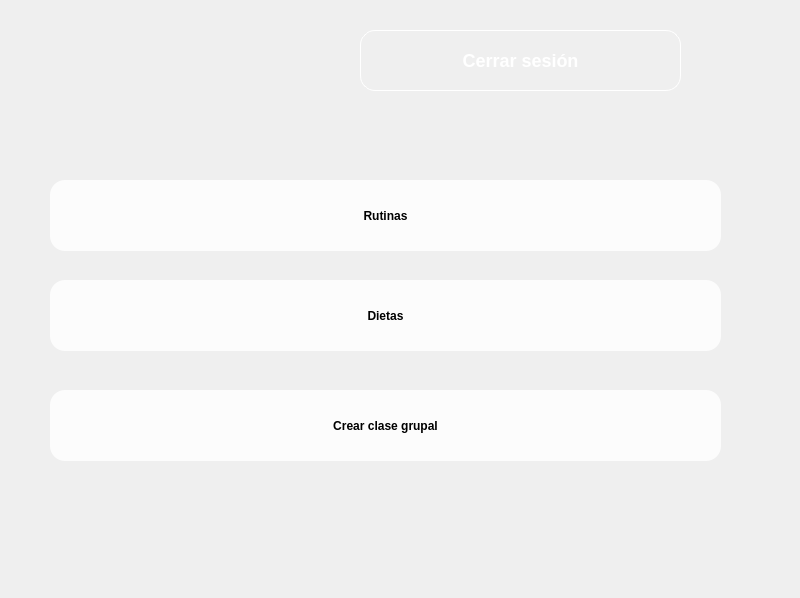
<?xml version="1.0" encoding="UTF-8"?>
<ui version="4.0">
 <class>MainWindow</class>
 <widget class="QMainWindow" name="MainWindow">
  <property name="geometry">
   <rect>
    <x>0</x>
    <y>0</y>
    <width>800</width>
    <height>598</height>
   </rect>
  </property>
  <property name="windowTitle">
   <string>MainWindow</string>
  </property>
  <widget class="QWidget" name="centralwidget">
   <widget class="QLabel" name="label">
    <property name="geometry">
     <rect>
      <x>-10</x>
      <y>0</y>
      <width>911</width>
      <height>601</height>
     </rect>
    </property>
    <property name="styleSheet">
     <string notr="true">border-image: url(:/src/vista/imagenes/logo.png);</string>
    </property>
    <property name="text">
     <string/>
    </property>
    <property name="pixmap">
     <pixmap>:/imagenes/logo.png</pixmap>
    </property>
    <property name="scaledContents">
     <bool>true</bool>
    </property>
   </widget>
   <widget class="QPushButton" name="pushButtonCerrar">
    <property name="geometry">
     <rect>
      <x>360</x>
      <y>30</y>
      <width>321</width>
      <height>61</height>
     </rect>
    </property>
    <property name="styleSheet">
     <string notr="true">
color: white;
border-radius: 15px;
border: 1px solid white;
font-size: 18px;
font-weight: bold;
</string>
    </property>
    <property name="text">
     <string>Cerrar sesión</string>
    </property>
   </widget>
   <widget class="QPushButton" name="pushButtonRutina">
    <property name="geometry">
     <rect>
      <x>50</x>
      <y>180</y>
      <width>671</width>
      <height>71</height>
     </rect>
    </property>
    <property name="styleSheet">
     <string notr="true">background-color: rgba(255, 255, 255, 210);
text-decoration: underline;
font: 8pt &quot;MS Shell Dlg 2&quot;;
font: 12pt &quot;MS Shell Dlg 2&quot;;
border: none;
border-radius: 15px; 
color: black;
font-weight: bold;
text-decoration: none;
</string>
    </property>
    <property name="text">
     <string>Rutinas</string>
    </property>
   </widget>
   <widget class="QPushButton" name="pushButtonDieta">
    <property name="geometry">
     <rect>
      <x>50</x>
      <y>280</y>
      <width>671</width>
      <height>71</height>
     </rect>
    </property>
    <property name="styleSheet">
     <string notr="true">background-color: rgba(255, 255, 255, 210);
text-decoration: underline;
font: 8pt &quot;MS Shell Dlg 2&quot;;
font: 12pt &quot;MS Shell Dlg 2&quot;;
border: none;
border-radius: 15px; 
color: black;
font-weight: bold;
text-decoration: none;
</string>
    </property>
    <property name="text">
     <string>Dietas</string>
    </property>
   </widget>
   <widget class="QPushButton" name="pushButtonClase">
    <property name="geometry">
     <rect>
      <x>50</x>
      <y>390</y>
      <width>671</width>
      <height>71</height>
     </rect>
    </property>
    <property name="styleSheet">
     <string notr="true">background-color: rgba(255, 255, 255, 210);
text-decoration: underline;
font: 8pt &quot;MS Shell Dlg 2&quot;;
font: 12pt &quot;MS Shell Dlg 2&quot;;
border: none;
border-radius: 15px; 
color: black;
font-weight: bold;
text-decoration: none;
</string>
    </property>
    <property name="text">
     <string>Crear clase grupal</string>
    </property>
   </widget>
  </widget>
 </widget>
 <resources>
  <include location="../../../recursos.qrc"/>
 </resources>
 <connections/>
</ui>
